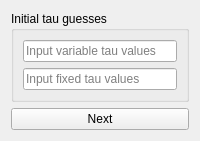
            <widget class="QWidget" name="DAS_page1">
             <layout class="QGridLayout" name="gridLayout_11">
              <item row="0" column="0">
               <widget class="QGroupBox" name="tau_guesses">
                <property name="title">
                 <string>Initial tau guesses</string>
                </property>
                <layout class="QGridLayout" name="gridLayout_2">
                 <item row="1" column="0">
                  <widget class="QLineEdit" name="tau_var">
                   <property name="toolTip">
                    <string>&lt;html&gt;&lt;head/&gt;&lt;body&gt;&lt;p&gt;Input the lifetimes, which are to be fitted.&lt;/p&gt;&lt;p&gt;&lt;span style=&quot; text-decoration: underline;&quot;&gt;Example:&lt;/span&gt;&lt;/p&gt;&lt;p&gt;Three species with different lifetimes.&lt;/p&gt;&lt;p&gt;τ&lt;span style=&quot; vertical-align:sub;&quot;&gt;1&lt;/span&gt; = 1.2 ps; τ&lt;span style=&quot; vertical-align:sub;&quot;&gt;2&lt;/span&gt; = 106 ps; τ&lt;span style=&quot; vertical-align:sub;&quot;&gt;3&lt;/span&gt; = 1 μs&lt;/p&gt;&lt;p&gt;τ&lt;span style=&quot; vertical-align:sub;&quot;&gt;3 &lt;/span&gt;is too long for fsTA.&lt;/p&gt;&lt;p&gt;Input: 1.2, 106&lt;/p&gt;&lt;/body&gt;&lt;/html&gt;</string>
                   </property>
                   <property name="placeholderText">
                    <string>Input variable tau values</string>
                   </property>
                  </widget>
                 </item>
                 <item row="2" column="0">
                  <widget class="QLineEdit" name="tau_fix">
                   <property name="toolTip">
                    <string>&lt;!DOCTYPE HTML PUBLIC &quot;-//W3C//DTD HTML 4.0//EN&quot; &quot;http://www.w3.org/TR/REC-html40/strict.dtd&quot;&gt;
&lt;html&gt;&lt;head&gt;&lt;meta name=&quot;qrichtext&quot; content=&quot;1&quot; /&gt;&lt;style type=&quot;text/css&quot;&gt;
p, li { white-space: pre-wrap; }
&lt;/style&gt;&lt;/head&gt;&lt;body style=&quot; font-family:'Sans Serif'; font-size:9pt; font-weight:400; font-style:normal;&quot;&gt;
&lt;p style=&quot; margin-top:0px; margin-bottom:0px; margin-left:0px; margin-right:0px; -qt-block-indent:0; text-indent:0px;&quot;&gt;Input the lifetimes, which are not to be fitted.&lt;/p&gt;
&lt;p style=&quot; margin-top:12px; margin-bottom:12px; margin-left:0px; margin-right:0px; -qt-block-indent:0; text-indent:0px;&quot;&gt;&lt;span style=&quot; text-decoration: underline;&quot;&gt;Example:&lt;/span&gt;&lt;/p&gt;
&lt;p style=&quot; margin-top:12px; margin-bottom:12px; margin-left:0px; margin-right:0px; -qt-block-indent:0; text-indent:0px;&quot;&gt;Three species with different lifetimes.&lt;/p&gt;
&lt;p style=&quot; margin-top:12px; margin-bottom:12px; margin-left:0px; margin-right:0px; -qt-block-indent:0; text-indent:0px;&quot;&gt;τ&lt;span style=&quot; vertical-align:sub;&quot;&gt;1&lt;/span&gt; = 1.2 ps; τ&lt;span style=&quot; vertical-align:sub;&quot;&gt;2&lt;/span&gt; = 106 ps; τ&lt;span style=&quot; vertical-align:sub;&quot;&gt;3&lt;/span&gt; = 1 μs&lt;/p&gt;
&lt;p style=&quot; margin-top:12px; margin-bottom:12px; margin-left:0px; margin-right:0px; -qt-block-indent:0; text-indent:0px;&quot;&gt;τ&lt;span style=&quot; vertical-align:sub;&quot;&gt;3 &lt;/span&gt;is too long for fsTA.&lt;/p&gt;
&lt;p style=&quot; margin-top:12px; margin-bottom:12px; margin-left:0px; margin-right:0px; -qt-block-indent:0; text-indent:0px;&quot;&gt;Input: 100000&lt;/p&gt;&lt;/body&gt;&lt;/html&gt;</string>
                   </property>
                   <property name="placeholderText">
                    <string>Input fixed tau values</string>
                   </property>
                  </widget>
                 </item>
                </layout>
               </widget>
              </item>
              <item row="1" column="0">
               <widget class="QPushButton" name="DAS_next">
                <property name="toolTip">
                 <string>&lt;html&gt;&lt;head/&gt;&lt;body&gt;&lt;p&gt;Moves to the algorithm selection.&lt;/p&gt;&lt;/body&gt;&lt;/html&gt;</string>
                </property>
                <property name="text">
                 <string>Next</string>
                </property>
               </widget>
              </item>
             </layout>
            </widget>
